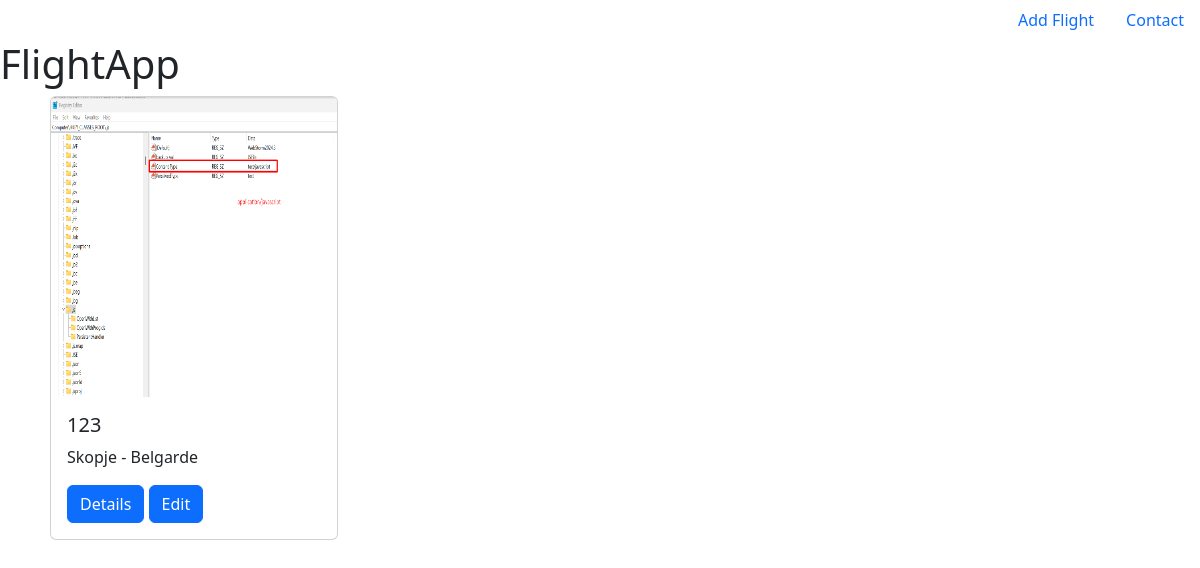
Page /flight/ on the earlier database version.
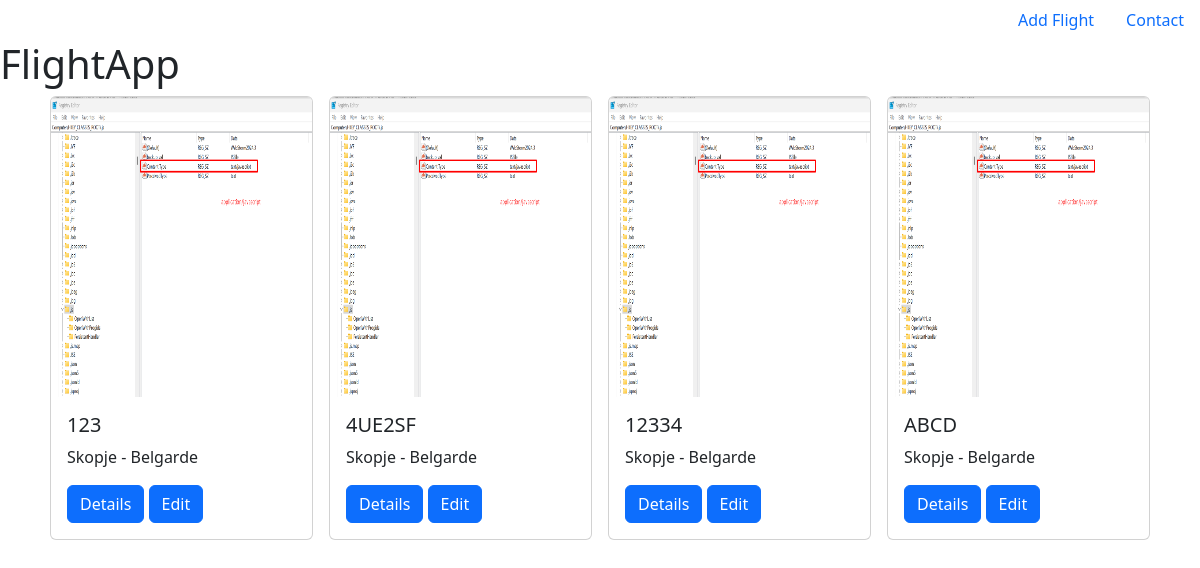
Same page on the later database version.
### flight2/models.py (models this page shows, shortened)
class Flight_2(models.Model):
    code = models.CharField(max_length=100, unique=True)
    take_off_airport = models.CharField(max_length=100)
    landing_airport = models.CharField(max_length=100)
    user = models.ForeignKey(User, on_delete=models.CASCADE)
    photo = models.ImageField(upload_to="flight_photos/", null=True, blank=True)
    date = models.DateField()
    airline = models.ForeignKey(Airline, on_delete=models.CASCADE)
    balloon = models.ForeignKey(Balloon, on_delete=models.CASCADE)
    pilot = models.ForeignKey(Pilot, on_delete=models.CASCADE)

### flight2/views.py (the view)
# urls.py: path("flight/", FlightAppViews.index, name="flight_index"),
def index(request):
    flights = Flight_2.objects.all()
    context = {'flights': flights, 'app_name': 'FlightApp'}
    return render(request, 'index.html', context)

### flight2/templates/index.html (shortened to what this page needs)
{% load static %}
<!DOCTYPE html>
<html lang="en">
<head>
    <link href="https://cdn.jsdelivr.net/npm/bootstrap@5.3.5/dist/css/bootstrap.min.css" rel="stylesheet"
>
</head>
<body>
<ul class="nav justify-content-end">
  <li class="nav-item">
    <a class="nav-link active" aria-current="page" href="/add-flight">Add Flight</a>
  </li>
      <li class="nav-item">
        <a class="nav-link active" aria-current="page" href="/contact">Contact</a>
  </li>
</ul>
<h1>{{ app_name }}</h1>
<div class="container d-flex">
    {% for flight in flights %}
        <div class="card mx-2" style="width: 18rem;">
            <img src="{{ flight.photo.url }}" class="card-img-top" style="height: 300px" alt="...">
            <div class="card-body">
                <h5 class="card-title">{{ flight.code }}</h5>
                <p class="card-text">{{ flight.take_off_airport }} - {{ flight.landing_airport }}</p>
                <a href="{% url 'details' flight.pk %}" class="btn btn-primary">Details</a>
                <a href="{% url 'edit_flight' flight.pk %}" class="btn btn-primary">Edit</a>
            </div>
        </div>
    {% endfor %}
</div>
</body>
</html>

Differences in the rows shown:
added Flight_2: photo (picture), code "4UE2SF", take_off_airport "Skopje", landing_airport "Belgarde"
added Flight_2: photo (picture), code "12334", take_off_airport "Skopje", landing_airport "Belgarde"
added Flight_2: photo (picture), code "ABCD", take_off_airport "Skopje", landing_airport "Belgarde"
